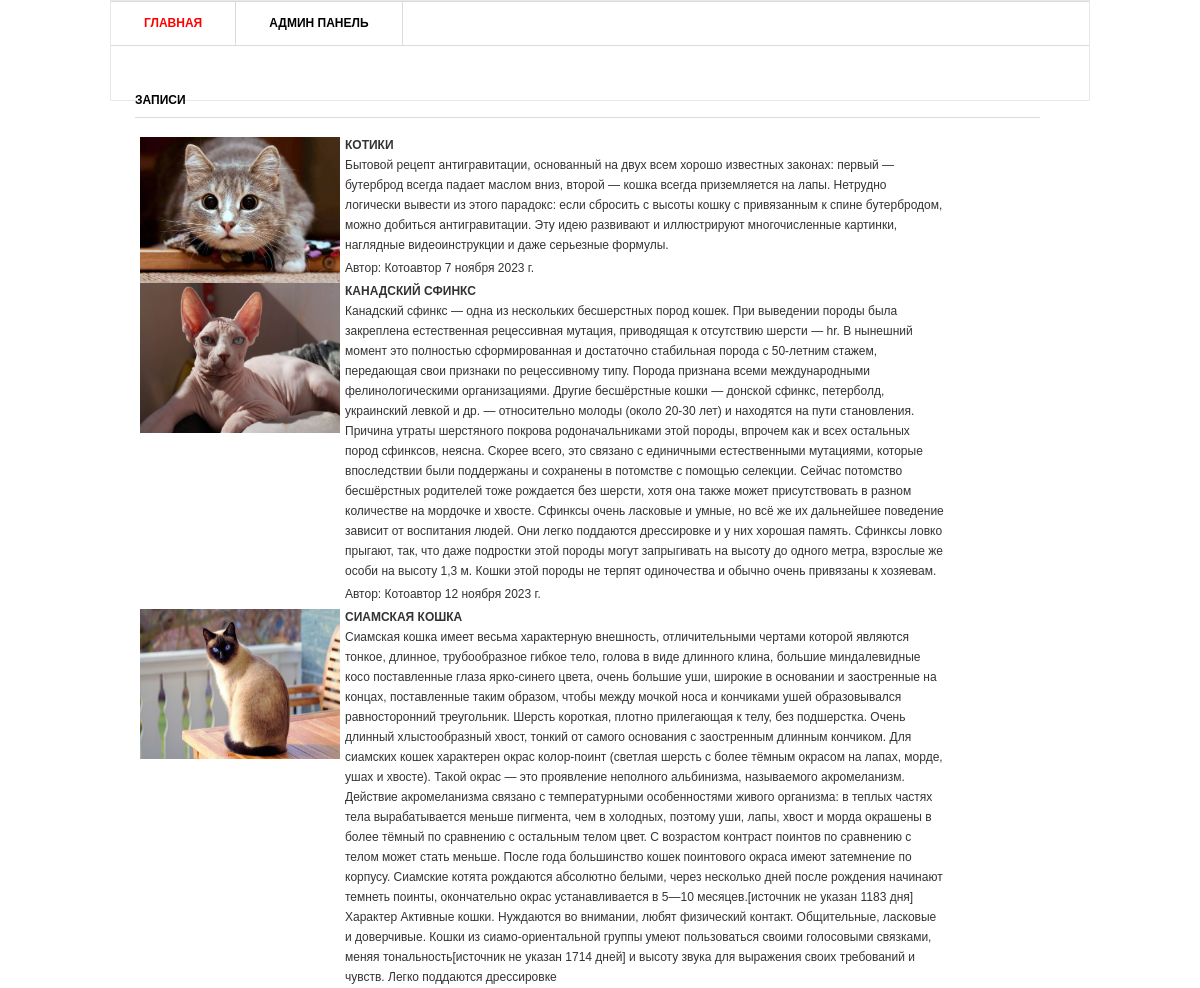
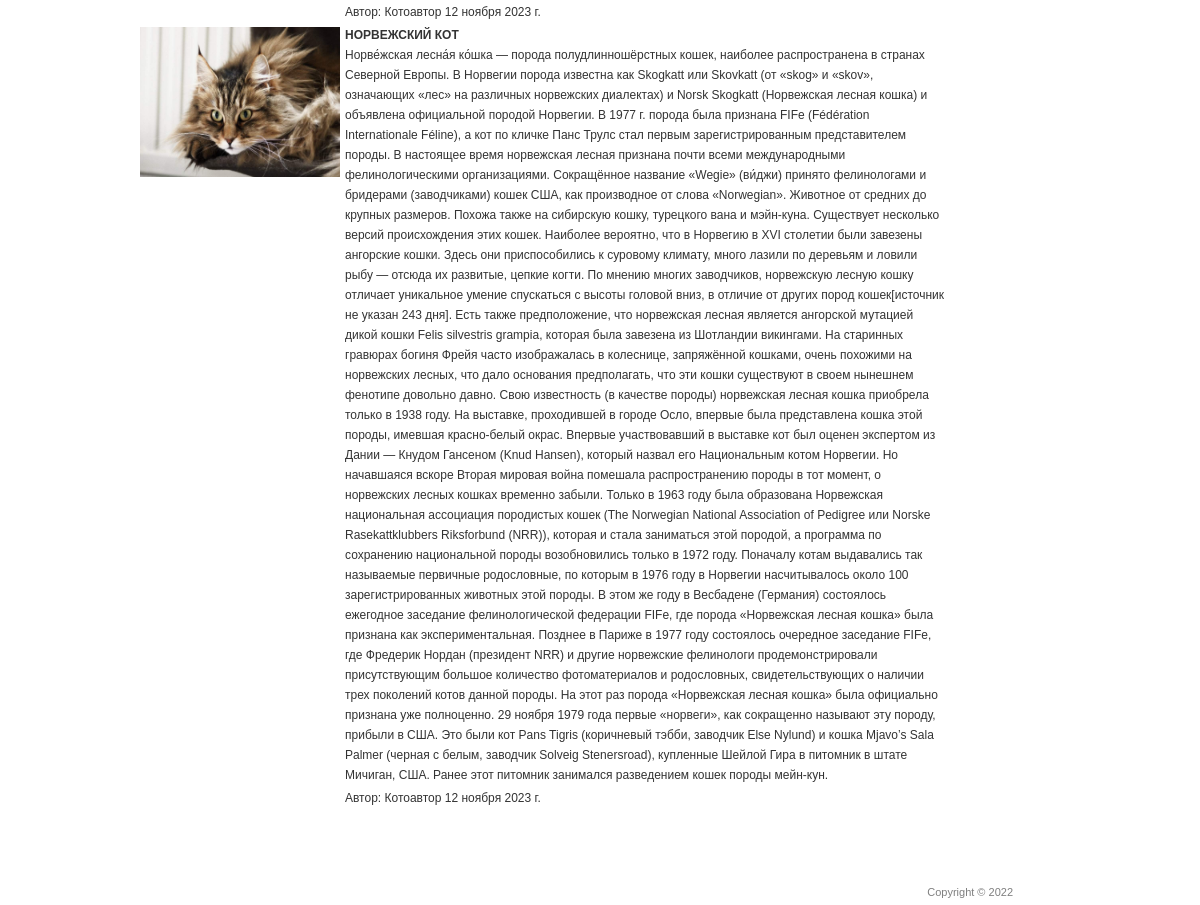
The page / on the database its author committed (2 pictures, top to bottom).
### blog/models.py (models this page shows, shortened)
class Post(models.Model):
    title = models.CharField("Заголовок записи", max_length=100)
    description = models.TextField("Текст записи")
    author = models.CharField("Автор статьи", max_length=100)
    date = models.DateField("Дата")
    image = models.ImageField("Изображение", upload_to="image/%Y")

### blog/views.py (the view)
# urls.py: path("", views.PostView.as_view()),
class PostView(ListView):
    def get(self, request):
        posts = Post.objects.all()
        return render(request, "blog/blog.html", {"post_list": posts})

### templates/blog/blog.html (shortened to what this page needs)
{% load static %}
<html>
<head>
	<link rel="stylesheet" href="{% static 'style.css' %}" type="text/css" media="all" />
</head>
<body>
<div class="shell">
	<div class="border">
		<div id="navigation">
			<ul>
			    <li><a href="#" class="active">Главная</a></li>
			    <li><a href="#">Админ панель</a></li>
			</ul>
		</div>
		<div id="main">
			<div id="content" class="left">
				<div class="projects">
					<h3>Записи</h3>
					{% for post in post_list %}
					<div class="item">
						<div class="image left">
							<p><img src="{{ post.image.url }}" alt="изображение" width="200px" height="150px"/></p>
						</div>
						<div class="text left">
							<h4>{{ post.title }}</h4>
							<p>{{ post.description }}</p>
							<p>Автор: {{post.author}}   {{ post.date}} </p>
						</div>
						{% endfor %}
					</div>
				</div>
			</div>
		</div>
	</div>
	<div id="footer">
		<p class="copy right">Copyright &copy;  2022 </p>
	</div>
</div>
</body>
</html>

### static/style.css (style rules this page uses)
* { margin: 0; padding: 0; outline:0; }
body { font-size: 12px; line-height: 20px; font-family: Georgia, Arial, Helvetica, Sans-Serif; color: #333; background: url() repeat 0 0; }
a { color: #ff0000; text-decoration: none; cursor:pointer; }
.left, .alignleft { float: left; display: inline; }
.right, .alignright { float: right; display: inline; }
.shell { width: 980px; margin: 0 auto; }
.border { border: 1px solid #e8e8e8; background: #fff; position: relative; }
#navigation { height: 43px; border-top: 1px solid #dbdbdb; border-bottom: 1px solid #dbdbdb; }
#navigation ul { list-style: none; }
#navigation ul li { float: left; height: 43px; border-right: 1px solid #dbdbdb; font-size: 12px; line-height: 43px; font-weight: bold; text-transform: uppercase; }
#navigation ul li a { float: left; height: 43px; color: #000; padding: 0 33px; }
#navigation ul li a:hover, #navigation ul li a.active { color: #ff0000; text-decoration: none; }
#main { width: 932px; padding: 37px 24px 17px 24px; }
#main h3 { font-size: 12px; line-height: 15px; color: #000; text-transform: uppercase; border-bottom: 1px solid #dbdbdb; padding: 0 0 9px 0; }
#content { width: 905px; }
.projects { padding: 10px 0 0 0; }
.projects h3 { margin: 0 0 17px 0; }
.projects .item { margin: 0 0 28px 0; }
.projects .image { width: 183px; height: 111px; border: 0px solid #dbdbdb; padding: 2px; margin: 0 20px 0 3px; }
.projects .text { width: 600px; }
.projects .text h4 { font-size: 12px; line-height: 15px; color: #333; text-transform: uppercase; padding: 3px 0 2px 0; }
.projects .text p { padding: 0 0 3px 0; }
#footer { font-family: Arial, sans-serif; font-size: 11px; line-height: 14px; color: #7f7f7f; padding: 18px 27px 20px 38px; }

### rows shown on the page
Post: image (picture), title "КОТИКИ", description "Бытовой рецепт антигравитации, основанный на двух всем хорошо известных законах: первый — бутерброд всегда падает маслом вниз, второй — кошка всегда приземляется на лапы. Нетрудно логически вывести из этого парадокс: если сбросить с высоты кошку с привязанным к спине бутербродом, можно добиться антигравитации. Эту идею развивают и иллюстрируют многочисленные картинки, наглядные видеоинструкции и даже серьезные формулы.", author "Котоавтор", date "7 ноября 2023 г."
Post: image (picture), title "КАНАДСКИЙ СФИНКС", description "Канадский сфинкс — одна из нескольких бесшерстных пород кошек. При выведении породы была закреплена естественная рецессивная мутация, приводящая к отсутствию шерсти — hr. В нынешний момент это полностью сформированная и достаточно стабильная порода с 50-летним стажем, передающая свои признаки по рецессивному типу. Порода признана всеми международными фелинологическими организациями. Другие бесшёрстные кошки — донской сфинкс, петерболд, украинский левкой и др. — относительно молоды (около 20-30 лет) и находятся на пути становления. Причина утраты шерстяного покрова родоначальниками этой породы, впрочем как и всех остальных пород сфинксов, неясна. Скорее всего, это связано с единичными…", author "Котоавтор", date "12 ноября 2023 г."
Post: image (picture), title "СИАМСКАЯ КОШКА", description "Сиамская кошка имеет весьма характерную внешность, отличительными чертами которой являются тонкое, длинное, трубообразное гибкое тело, голова в виде длинного клина, большие миндалевидные косо поставленные глаза ярко-синего цвета, очень большие уши, широкие в основании и заостренные на концах, поставленные таким образом, чтобы между мочкой носа и кончиками ушей образовывался равносторонний треугольник. Шерсть короткая, плотно прилегающая к телу, без подшерстка. Очень длинный хлыстообразный хвост, тонкий от самого основания с заостренным длинным кончиком. Для сиамских кошек характерен окрас колор-поинт (светлая шерсть с более тёмным окрасом на лапах, морде, ушах и хвосте). Такой окрас — это…", author "Котоавтор", date "12 ноября 2023 г."
Post: image (picture), title "НОРВЕЖСКИЙ КОТ", description "Норве́жская лесна́я ко́шка — порода полудлинношёрстных кошек, наиболее распространена в странах Северной Европы. В Норвегии порода известна как Skogkatt или Skovkatt (от «skog» и «skov», означающих «лес» на различных норвежских диалектах) и Norsk Skogkatt (Норвежская лесная кошка) и объявлена официальной породой Норвегии. В 1977 г. порода была признана FIFe (Fédération Internationale Féline), а кот по кличке Панс Трулс стал первым зарегистрированным представителем породы. В настоящее время норвежская лесная признана почти всеми международными фелинологическими организациями. Сокращённое название «Wegie» (ви́джи) принято фелинологами и бридерами (заводчиками) кошек США, как производное от…", author "Котоавтор", date "12 ноября 2023 г."
